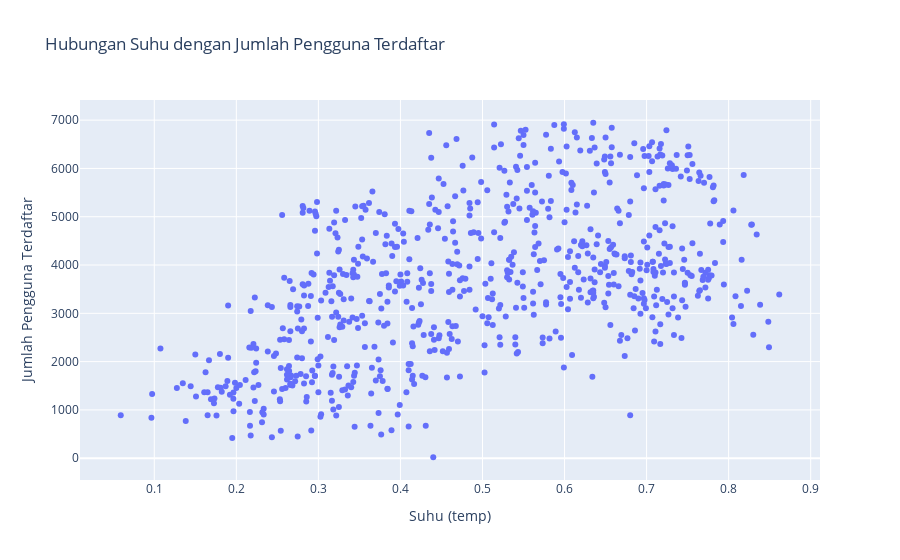

The cell this chart's notebook holds for it:
### Markdown cell above
**4. Apa hubungan suhu (temp) dengan jumlah pengguna yang terdaftar?**

### Code cell
# Buat scatter plot dengan Plotly untuk memvisualisasikan hubungan suhu (temp) dengan jumlah pengguna terdaftar (registered)
fig = px.scatter(df_day, x="temp", y="registered", title="Hubungan Suhu dengan Jumlah Pengguna Terdaftar")
fig.update_xaxes(title="Suhu (temp)")
fig.update_yaxes(title="Jumlah Pengguna Terdaftar")
fig.show()

### Figure 1 — Plotly figure (JSON) as saved in the notebook; plotly's stock layout.template omitted (floating-point values rounded to 4 significant figures; data arrays with more than 128 entries replaced by an {"elided": "..."} marker saying what was removed)
{"data": [{"hovertemplate": "temp=%{x}<br>registered=%{y}<extra></extra>", "legendgroup": "", "marker": {"color": "#636efa", "symbol": "circle"}, "mode": "markers", "name": "", "orientation": "v", "showlegend": false, "type": "scatter", "x": {"elided": "731 float values"}, "xaxis": "x", "y": {"elided": "731 int values"}, "yaxis": "y"}], "layout": {"legend": {"tracegroupgap": 0}, "title": {"text": "Hubungan Suhu dengan Jumlah Pengguna Terdaftar"}, "xaxis": {"anchor": "y", "domain": [0, 1], "title": {"text": "Suhu (temp)"}}, "yaxis": {"anchor": "x", "domain": [0, 1], "title": {"text": "Jumlah Pengguna Terdaftar"}}}}
